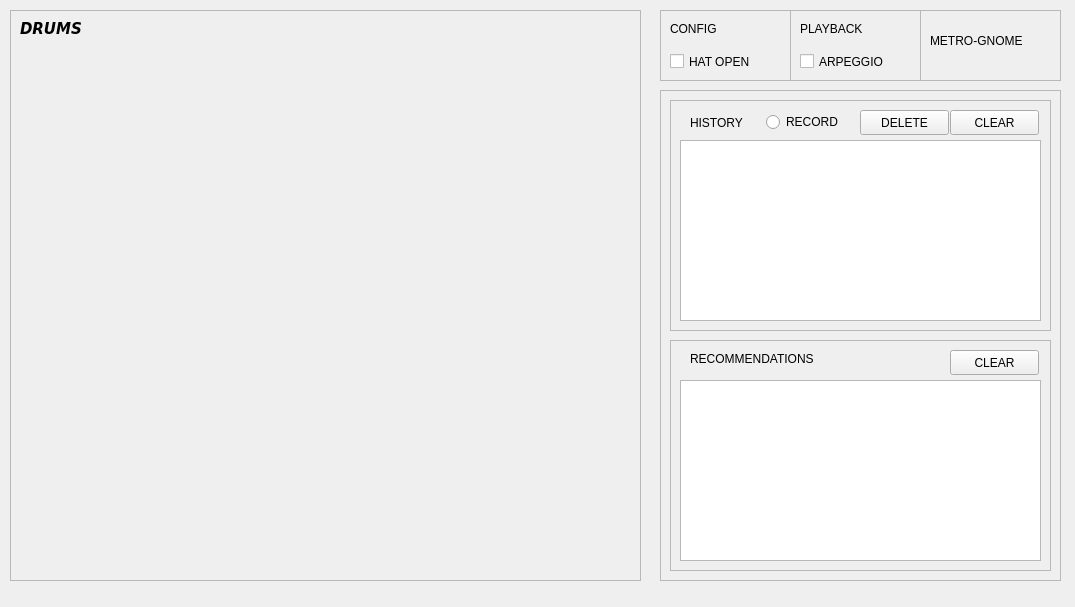
<?xml version="1.0" encoding="UTF-8"?>
<ui version="4.0">
 <class>drum_widget</class>
 <widget class="QWidget" name="drum_widget">
  <property name="geometry">
   <rect>
    <x>0</x>
    <y>0</y>
    <width>1075</width>
    <height>607</height>
   </rect>
  </property>
  <property name="windowTitle">
   <string>drum_widget</string>
  </property>
  <property name="styleSheet">
   <string notr="true"/>
  </property>
  <widget class="QLabel" name="label">
   <property name="geometry">
    <rect>
     <x>20</x>
     <y>60</y>
     <width>621</width>
     <height>501</height>
    </rect>
   </property>
   <property name="text">
    <string/>
   </property>
   <property name="pixmap">
    <pixmap resource="drum_resources.qrc">:/assets/more_drums.jpg</pixmap>
   </property>
  </widget>
  <widget class="QPushButton" name="pushButton">
   <property name="geometry">
    <rect>
     <x>70</x>
     <y>300</y>
     <width>111</width>
     <height>111</height>
    </rect>
   </property>
   <property name="styleSheet">
    <string notr="true">QPushButton {
    border-radius: 45px;
    }

</string>
   </property>
   <property name="text">
    <string/>
   </property>
   <property name="autoDefault">
    <bool>false</bool>
   </property>
   <property name="default">
    <bool>false</bool>
   </property>
   <property name="flat">
    <bool>true</bool>
   </property>
  </widget>
  <widget class="QPushButton" name="pushButton_2">
   <property name="geometry">
    <rect>
     <x>190</x>
     <y>300</y>
     <width>91</width>
     <height>101</height>
    </rect>
   </property>
   <property name="styleSheet">
    <string notr="true">QPushButton {
    color: #333;
    border: 2px solid #555;
    border-radius: 45px;
    border-style: none;
    }

</string>
   </property>
   <property name="text">
    <string/>
   </property>
   <property name="flat">
    <bool>true</bool>
   </property>
  </widget>
  <widget class="QPushButton" name="pushButton_3">
   <property name="geometry">
    <rect>
     <x>120</x>
     <y>190</y>
     <width>131</width>
     <height>101</height>
    </rect>
   </property>
   <property name="styleSheet">
    <string notr="true">QPushButton {
    color: #333;
    border: 2px solid #555;
    border-radius: 45px;
    border-style: none;
    }

</string>
   </property>
   <property name="text">
    <string/>
   </property>
   <property name="flat">
    <bool>true</bool>
   </property>
  </widget>
  <widget class="QPushButton" name="pushButton_4">
   <property name="geometry">
    <rect>
     <x>440</x>
     <y>190</y>
     <width>131</width>
     <height>111</height>
    </rect>
   </property>
   <property name="styleSheet">
    <string notr="true">QPushButton {
    color: #333;
    border: 2px solid #555;
    border-radius: 45px;
    border-style: none;
    }

</string>
   </property>
   <property name="text">
    <string/>
   </property>
   <property name="flat">
    <bool>true</bool>
   </property>
  </widget>
  <widget class="QPushButton" name="pushButton_5">
   <property name="geometry">
    <rect>
     <x>340</x>
     <y>220</y>
     <width>91</width>
     <height>81</height>
    </rect>
   </property>
   <property name="styleSheet">
    <string notr="true">QPushButton {
    color: #333;
    border: 2px solid #555;
    border-radius: 36px;
    border-style: none;
    }

</string>
   </property>
   <property name="text">
    <string/>
   </property>
   <property name="flat">
    <bool>true</bool>
   </property>
  </widget>
  <widget class="QPushButton" name="pushButton_6">
   <property name="geometry">
    <rect>
     <x>260</x>
     <y>230</y>
     <width>61</width>
     <height>61</height>
    </rect>
   </property>
   <property name="minimumSize">
    <size>
     <width>61</width>
     <height>0</height>
    </size>
   </property>
   <property name="styleSheet">
    <string notr="true">QPushButton {
    color: #333;
    border: 2px solid #555;
    border-radius: 21px;
    border-style: none;
    }

</string>
   </property>
   <property name="text">
    <string/>
   </property>
   <property name="flat">
    <bool>true</bool>
   </property>
  </widget>
  <widget class="QPushButton" name="pushButton_7">
   <property name="geometry">
    <rect>
     <x>420</x>
     <y>310</y>
     <width>101</width>
     <height>81</height>
    </rect>
   </property>
   <property name="styleSheet">
    <string notr="true">QPushButton {
    color: #333;
    border: 2px solid #555;
    border-radius: 31px;
    border-style: none;
    }

</string>
   </property>
   <property name="text">
    <string/>
   </property>
   <property name="flat">
    <bool>true</bool>
   </property>
  </widget>
  <widget class="QPushButton" name="pushButton_8">
   <property name="geometry">
    <rect>
     <x>330</x>
     <y>320</y>
     <width>21</width>
     <height>31</height>
    </rect>
   </property>
   <property name="styleSheet">
    <string notr="true">QPushButton {
    color: #fff;
    border: 2px solid #555;
    border-radius: 45px;
    border-style: none;
    }

</string>
   </property>
   <property name="text">
    <string/>
   </property>
   <property name="flat">
    <bool>true</bool>
   </property>
  </widget>
  <widget class="QFrame" name="frame_2">
   <property name="geometry">
    <rect>
     <x>10</x>
     <y>10</y>
     <width>631</width>
     <height>571</height>
    </rect>
   </property>
   <property name="frameShape">
    <enum>QFrame::StyledPanel</enum>
   </property>
   <property name="frameShadow">
    <enum>QFrame::Raised</enum>
   </property>
   <widget class="QLabel" name="label_3">
    <property name="geometry">
     <rect>
      <x>10</x>
      <y>10</y>
      <width>67</width>
      <height>17</height>
     </rect>
    </property>
    <property name="font">
     <font>
      <family>DejaVu Sans</family>
      <pointsize>11</pointsize>
      <weight>75</weight>
      <italic>true</italic>
      <bold>true</bold>
     </font>
    </property>
    <property name="text">
     <string>DRUMS </string>
    </property>
   </widget>
  </widget>
  <widget class="QFrame" name="frame">
   <property name="geometry">
    <rect>
     <x>660</x>
     <y>10</y>
     <width>131</width>
     <height>71</height>
    </rect>
   </property>
   <property name="frameShape">
    <enum>QFrame::StyledPanel</enum>
   </property>
   <property name="frameShadow">
    <enum>QFrame::Raised</enum>
   </property>
   <widget class="QCheckBox" name="checkBox">
    <property name="geometry">
     <rect>
      <x>10</x>
      <y>40</y>
      <width>111</width>
      <height>23</height>
     </rect>
    </property>
    <property name="text">
     <string>HAT OPEN</string>
    </property>
   </widget>
   <widget class="QLabel" name="label_4">
    <property name="geometry">
     <rect>
      <x>10</x>
      <y>10</y>
      <width>131</width>
      <height>17</height>
     </rect>
    </property>
    <property name="text">
     <string>CONFIG</string>
    </property>
   </widget>
  </widget>
  <widget class="QFrame" name="frame_3">
   <property name="geometry">
    <rect>
     <x>670</x>
     <y>100</y>
     <width>381</width>
     <height>231</height>
    </rect>
   </property>
   <property name="frameShape">
    <enum>QFrame::StyledPanel</enum>
   </property>
   <property name="frameShadow">
    <enum>QFrame::Raised</enum>
   </property>
   <widget class="QPushButton" name="pushButton_9">
    <property name="geometry">
     <rect>
      <x>280</x>
      <y>10</y>
      <width>89</width>
      <height>25</height>
     </rect>
    </property>
    <property name="text">
     <string>CLEAR</string>
    </property>
   </widget>
   <widget class="QListWidget" name="listWidget">
    <property name="geometry">
     <rect>
      <x>10</x>
      <y>40</y>
      <width>361</width>
      <height>181</height>
     </rect>
    </property>
   </widget>
   <widget class="QPushButton" name="pushButton_11">
    <property name="geometry">
     <rect>
      <x>190</x>
      <y>10</y>
      <width>89</width>
      <height>25</height>
     </rect>
    </property>
    <property name="text">
     <string>DELETE</string>
    </property>
   </widget>
   <widget class="QWidget" name="layoutWidget">
    <property name="geometry">
     <rect>
      <x>20</x>
      <y>10</y>
      <width>153</width>
      <height>25</height>
     </rect>
    </property>
    <layout class="QHBoxLayout" name="horizontalLayout">
     <item>
      <widget class="QLabel" name="label_6">
       <property name="text">
        <string>HISTORY</string>
       </property>
      </widget>
     </item>
     <item>
      <widget class="QRadioButton" name="radioButton">
       <property name="text">
        <string>RECORD</string>
       </property>
      </widget>
     </item>
    </layout>
   </widget>
  </widget>
  <widget class="QFrame" name="frame_4">
   <property name="geometry">
    <rect>
     <x>790</x>
     <y>10</y>
     <width>131</width>
     <height>71</height>
    </rect>
   </property>
   <property name="frameShape">
    <enum>QFrame::StyledPanel</enum>
   </property>
   <property name="frameShadow">
    <enum>QFrame::Raised</enum>
   </property>
   <widget class="QLabel" name="label_2">
    <property name="geometry">
     <rect>
      <x>10</x>
      <y>10</y>
      <width>91</width>
      <height>17</height>
     </rect>
    </property>
    <property name="text">
     <string>PLAYBACK</string>
    </property>
   </widget>
   <widget class="QCheckBox" name="checkBox_3">
    <property name="geometry">
     <rect>
      <x>10</x>
      <y>40</y>
      <width>111</width>
      <height>23</height>
     </rect>
    </property>
    <property name="text">
     <string>ARPEGGIO</string>
    </property>
   </widget>
  </widget>
  <widget class="QFrame" name="frame_5">
   <property name="geometry">
    <rect>
     <x>670</x>
     <y>340</y>
     <width>381</width>
     <height>231</height>
    </rect>
   </property>
   <property name="frameShape">
    <enum>QFrame::StyledPanel</enum>
   </property>
   <property name="frameShadow">
    <enum>QFrame::Raised</enum>
   </property>
   <widget class="QLabel" name="label_7">
    <property name="geometry">
     <rect>
      <x>20</x>
      <y>10</y>
      <width>161</width>
      <height>17</height>
     </rect>
    </property>
    <property name="text">
     <string>RECOMMENDATIONS</string>
    </property>
   </widget>
   <widget class="QPushButton" name="pushButton_10">
    <property name="geometry">
     <rect>
      <x>280</x>
      <y>10</y>
      <width>89</width>
      <height>25</height>
     </rect>
    </property>
    <property name="text">
     <string>CLEAR</string>
    </property>
   </widget>
   <widget class="QListWidget" name="listWidget_2">
    <property name="geometry">
     <rect>
      <x>10</x>
      <y>40</y>
      <width>361</width>
      <height>181</height>
     </rect>
    </property>
   </widget>
  </widget>
  <widget class="QLabel" name="label_8">
   <property name="geometry">
    <rect>
     <x>930</x>
     <y>10</y>
     <width>131</width>
     <height>61</height>
    </rect>
   </property>
   <property name="text">
    <string>METRO-GNOME</string>
   </property>
  </widget>
  <widget class="QFrame" name="frame_7">
   <property name="geometry">
    <rect>
     <x>660</x>
     <y>10</y>
     <width>401</width>
     <height>71</height>
    </rect>
   </property>
   <property name="frameShape">
    <enum>QFrame::StyledPanel</enum>
   </property>
   <property name="frameShadow">
    <enum>QFrame::Raised</enum>
   </property>
  </widget>
  <widget class="QFrame" name="frame_6">
   <property name="geometry">
    <rect>
     <x>660</x>
     <y>90</y>
     <width>401</width>
     <height>491</height>
    </rect>
   </property>
   <property name="frameShape">
    <enum>QFrame::StyledPanel</enum>
   </property>
   <property name="frameShadow">
    <enum>QFrame::Raised</enum>
   </property>
  </widget>
  <zorder>frame_6</zorder>
  <zorder>frame_7</zorder>
  <zorder>frame_2</zorder>
  <zorder>label</zorder>
  <zorder>pushButton</zorder>
  <zorder>pushButton_2</zorder>
  <zorder>pushButton_3</zorder>
  <zorder>pushButton_4</zorder>
  <zorder>pushButton_5</zorder>
  <zorder>pushButton_6</zorder>
  <zorder>pushButton_7</zorder>
  <zorder>pushButton_8</zorder>
  <zorder>frame</zorder>
  <zorder>frame_4</zorder>
  <zorder>frame_5</zorder>
  <zorder>label_8</zorder>
  <zorder>frame_3</zorder>
 </widget>
 <resources>
  <include location="drum_resources.qrc"/>
 </resources>
 <connections/>
 <slots>
  <slot>playAudio()</slot>
 </slots>
</ui>
